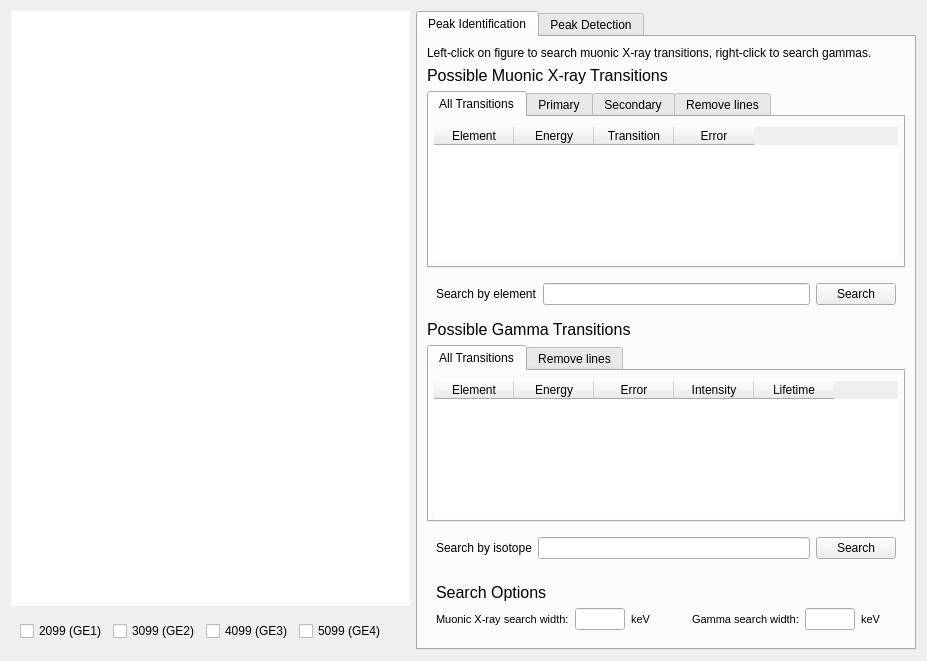
<?xml version="1.0" encoding="UTF-8"?>
<ui version="4.0">
 <class>elemental_analysis</class>
 <widget class="QWidget" name="elemental_analysis">
  <property name="enabled">
   <bool>true</bool>
  </property>
  <property name="geometry">
   <rect>
    <x>0</x>
    <y>0</y>
    <width>923</width>
    <height>661</height>
   </rect>
  </property>
  <property name="cursor">
   <cursorShape>ArrowCursor</cursorShape>
  </property>
  <property name="windowTitle">
   <string>Form</string>
  </property>
  <layout class="QGridLayout" name="gridLayout_2">
   <item row="0" column="1">
    <widget class="QWidget" name="plot_widget_container" native="true">
     <property name="sizePolicy">
      <sizepolicy hsizetype="Expanding" vsizetype="Expanding">
       <horstretch>0</horstretch>
       <verstretch>0</verstretch>
      </sizepolicy>
     </property>
     <property name="minimumSize">
      <size>
       <width>399</width>
       <height>0</height>
      </size>
     </property>
     <property name="styleSheet">
      <string notr="true">background: white</string>
     </property>
    </widget>
   </item>
   <item row="1" column="1">
    <widget class="QWidget" name="widget" native="true">
     <layout class="QHBoxLayout" name="horizontalLayout_3">
      <item>
       <widget class="QCheckBox" name="ge1_checkbox">
        <property name="text">
         <string>2099 (GE1)</string>
        </property>
       </widget>
      </item>
      <item>
       <widget class="QCheckBox" name="ge2_checkbox">
        <property name="text">
         <string>3099 (GE2)</string>
        </property>
       </widget>
      </item>
      <item>
       <widget class="QCheckBox" name="ge3_checkbox">
        <property name="text">
         <string>4099 (GE3)</string>
        </property>
       </widget>
      </item>
      <item>
       <widget class="QCheckBox" name="ge4_checkbox">
        <property name="text">
         <string>5099 (GE4)</string>
        </property>
       </widget>
      </item>
      <item>
       <spacer name="horizontalSpacer">
        <property name="orientation">
         <enum>Qt::Horizontal</enum>
        </property>
        <property name="sizeHint" stdset="0">
         <size>
          <width>40</width>
          <height>20</height>
         </size>
        </property>
       </spacer>
      </item>
     </layout>
    </widget>
   </item>
   <item row="0" column="2" rowspan="2">
    <widget class="QTabWidget" name="tab_menu">
     <property name="enabled">
      <bool>true</bool>
     </property>
     <property name="minimumSize">
      <size>
       <width>500</width>
       <height>0</height>
      </size>
     </property>
     <property name="maximumSize">
      <size>
       <width>500</width>
       <height>16777215</height>
      </size>
     </property>
     <property name="baseSize">
      <size>
       <width>0</width>
       <height>0</height>
      </size>
     </property>
     <property name="currentIndex">
      <number>0</number>
     </property>
     <widget class="QWidget" name="click_search_container">
      <property name="minimumSize">
       <size>
        <width>0</width>
        <height>0</height>
       </size>
      </property>
      <property name="styleSheet">
       <string notr="true"/>
      </property>
      <attribute name="title">
       <string>Peak Identification</string>
      </attribute>
      <layout class="QVBoxLayout" name="verticalLayout">
       <item>
        <widget class="QLabel" name="instruction_label">
         <property name="text">
          <string>Left-click on figure to search muonic X-ray transitions, right-click to search gammas.</string>
         </property>
        </widget>
       </item>
       <item>
        <widget class="QLabel" name="muonic_xray_table_label">
         <property name="font">
          <font>
           <pointsize>12</pointsize>
          </font>
         </property>
         <property name="text">
          <string>Possible Muonic X-ray Transitions</string>
         </property>
        </widget>
       </item>
       <item>
        <widget class="QTabWidget" name="muonic_xrays_tab_menu">
         <property name="enabled">
          <bool>true</bool>
         </property>
         <property name="layoutDirection">
          <enum>Qt::LeftToRight</enum>
         </property>
         <property name="autoFillBackground">
          <bool>false</bool>
         </property>
         <property name="styleSheet">
          <string notr="true"/>
         </property>
         <property name="tabShape">
          <enum>QTabWidget::Rounded</enum>
         </property>
         <property name="currentIndex">
          <number>0</number>
         </property>
         <property name="elideMode">
          <enum>Qt::ElideNone</enum>
         </property>
         <property name="documentMode">
          <bool>false</bool>
         </property>
         <property name="tabsClosable">
          <bool>false</bool>
         </property>
         <property name="tabBarAutoHide">
          <bool>false</bool>
         </property>
         <widget class="QWidget" name="all_tab_2">
          <property name="enabled">
           <bool>true</bool>
          </property>
          <property name="autoFillBackground">
           <bool>false</bool>
          </property>
          <property name="styleSheet">
           <string notr="true"/>
          </property>
          <attribute name="title">
           <string>All Transitions</string>
          </attribute>
          <layout class="QVBoxLayout" name="verticalLayout_2">
           <property name="spacing">
            <number>0</number>
           </property>
           <property name="leftMargin">
            <number>5</number>
           </property>
           <property name="topMargin">
            <number>10</number>
           </property>
           <property name="rightMargin">
            <number>5</number>
           </property>
           <property name="bottomMargin">
            <number>5</number>
           </property>
           <item>
            <widget class="BaseTable" name="muonic_xray_table_all">
             <property name="enabled">
              <bool>true</bool>
             </property>
             <property name="sizePolicy">
              <sizepolicy hsizetype="Expanding" vsizetype="Expanding">
               <horstretch>3</horstretch>
               <verstretch>0</verstretch>
              </sizepolicy>
             </property>
             <property name="autoFillBackground">
              <bool>false</bool>
             </property>
             <property name="styleSheet">
              <string notr="true"/>
             </property>
             <property name="frameShape">
              <enum>QFrame::NoFrame</enum>
             </property>
             <property name="sizeAdjustPolicy">
              <enum>QAbstractScrollArea::AdjustIgnored</enum>
             </property>
             <property name="alternatingRowColors">
              <bool>false</bool>
             </property>
             <property name="showGrid">
              <bool>true</bool>
             </property>
             <property name="gridStyle">
              <enum>Qt::SolidLine</enum>
             </property>
             <property name="sortingEnabled">
              <bool>true</bool>
             </property>
             <property name="wordWrap">
              <bool>true</bool>
             </property>
             <property name="cornerButtonEnabled">
              <bool>false</bool>
             </property>
             <attribute name="horizontalHeaderCascadingSectionResizes">
              <bool>false</bool>
             </attribute>
             <attribute name="horizontalHeaderMinimumSectionSize">
              <number>32</number>
             </attribute>
             <attribute name="horizontalHeaderDefaultSectionSize">
              <number>80</number>
             </attribute>
             <attribute name="horizontalHeaderStretchLastSection">
              <bool>false</bool>
             </attribute>
             <attribute name="verticalHeaderCascadingSectionResizes">
              <bool>false</bool>
             </attribute>
             <attribute name="verticalHeaderShowSortIndicator" stdset="0">
              <bool>true</bool>
             </attribute>
             <attribute name="verticalHeaderStretchLastSection">
              <bool>false</bool>
             </attribute>
             <column>
              <property name="text">
               <string>Element</string>
              </property>
             </column>
             <column>
              <property name="text">
               <string>Energy</string>
              </property>
             </column>
             <column>
              <property name="text">
               <string>Transition</string>
              </property>
             </column>
             <column>
              <property name="text">
               <string>Error</string>
              </property>
             </column>
            </widget>
           </item>
          </layout>
         </widget>
         <widget class="QWidget" name="prim_tab">
          <property name="enabled">
           <bool>true</bool>
          </property>
          <attribute name="title">
           <string>Primary</string>
          </attribute>
          <layout class="QVBoxLayout" name="verticalLayout_4">
           <property name="leftMargin">
            <number>5</number>
           </property>
           <property name="topMargin">
            <number>10</number>
           </property>
           <property name="rightMargin">
            <number>5</number>
           </property>
           <property name="bottomMargin">
            <number>5</number>
           </property>
           <item>
            <widget class="BaseTable" name="muonic_xray_table_prim">
             <property name="enabled">
              <bool>true</bool>
             </property>
             <property name="sizePolicy">
              <sizepolicy hsizetype="Expanding" vsizetype="Expanding">
               <horstretch>3</horstretch>
               <verstretch>0</verstretch>
              </sizepolicy>
             </property>
             <property name="autoFillBackground">
              <bool>false</bool>
             </property>
             <property name="styleSheet">
              <string notr="true"/>
             </property>
             <property name="frameShape">
              <enum>QFrame::NoFrame</enum>
             </property>
             <property name="sizeAdjustPolicy">
              <enum>QAbstractScrollArea::AdjustIgnored</enum>
             </property>
             <property name="alternatingRowColors">
              <bool>false</bool>
             </property>
             <property name="showGrid">
              <bool>true</bool>
             </property>
             <property name="gridStyle">
              <enum>Qt::SolidLine</enum>
             </property>
             <property name="sortingEnabled">
              <bool>true</bool>
             </property>
             <property name="wordWrap">
              <bool>true</bool>
             </property>
             <property name="cornerButtonEnabled">
              <bool>false</bool>
             </property>
             <attribute name="horizontalHeaderCascadingSectionResizes">
              <bool>false</bool>
             </attribute>
             <attribute name="horizontalHeaderMinimumSectionSize">
              <number>32</number>
             </attribute>
             <attribute name="horizontalHeaderDefaultSectionSize">
              <number>80</number>
             </attribute>
             <attribute name="horizontalHeaderStretchLastSection">
              <bool>false</bool>
             </attribute>
             <attribute name="verticalHeaderCascadingSectionResizes">
              <bool>false</bool>
             </attribute>
             <attribute name="verticalHeaderShowSortIndicator" stdset="0">
              <bool>true</bool>
             </attribute>
             <attribute name="verticalHeaderStretchLastSection">
              <bool>false</bool>
             </attribute>
             <column>
              <property name="text">
               <string>Element</string>
              </property>
             </column>
             <column>
              <property name="text">
               <string>Energy</string>
              </property>
             </column>
             <column>
              <property name="text">
               <string>Transition</string>
              </property>
             </column>
             <column>
              <property name="text">
               <string>Error</string>
              </property>
             </column>
            </widget>
           </item>
          </layout>
         </widget>
         <widget class="QWidget" name="sec_tab">
          <attribute name="title">
           <string>Secondary</string>
          </attribute>
          <layout class="QVBoxLayout" name="verticalLayout_5">
           <property name="leftMargin">
            <number>5</number>
           </property>
           <property name="topMargin">
            <number>10</number>
           </property>
           <property name="rightMargin">
            <number>5</number>
           </property>
           <property name="bottomMargin">
            <number>5</number>
           </property>
           <item>
            <widget class="BaseTable" name="muonic_xray_table_sec">
             <property name="enabled">
              <bool>true</bool>
             </property>
             <property name="sizePolicy">
              <sizepolicy hsizetype="Expanding" vsizetype="Expanding">
               <horstretch>3</horstretch>
               <verstretch>0</verstretch>
              </sizepolicy>
             </property>
             <property name="autoFillBackground">
              <bool>false</bool>
             </property>
             <property name="styleSheet">
              <string notr="true"/>
             </property>
             <property name="frameShape">
              <enum>QFrame::NoFrame</enum>
             </property>
             <property name="sizeAdjustPolicy">
              <enum>QAbstractScrollArea::AdjustIgnored</enum>
             </property>
             <property name="alternatingRowColors">
              <bool>false</bool>
             </property>
             <property name="showGrid">
              <bool>true</bool>
             </property>
             <property name="gridStyle">
              <enum>Qt::SolidLine</enum>
             </property>
             <property name="sortingEnabled">
              <bool>true</bool>
             </property>
             <property name="wordWrap">
              <bool>true</bool>
             </property>
             <property name="cornerButtonEnabled">
              <bool>false</bool>
             </property>
             <attribute name="horizontalHeaderCascadingSectionResizes">
              <bool>false</bool>
             </attribute>
             <attribute name="horizontalHeaderMinimumSectionSize">
              <number>32</number>
             </attribute>
             <attribute name="horizontalHeaderDefaultSectionSize">
              <number>80</number>
             </attribute>
             <attribute name="horizontalHeaderStretchLastSection">
              <bool>false</bool>
             </attribute>
             <attribute name="verticalHeaderCascadingSectionResizes">
              <bool>false</bool>
             </attribute>
             <attribute name="verticalHeaderMinimumSectionSize">
              <number>12</number>
             </attribute>
             <attribute name="verticalHeaderShowSortIndicator" stdset="0">
              <bool>true</bool>
             </attribute>
             <attribute name="verticalHeaderStretchLastSection">
              <bool>false</bool>
             </attribute>
             <column>
              <property name="text">
               <string>Element</string>
              </property>
             </column>
             <column>
              <property name="text">
               <string>Energy</string>
              </property>
             </column>
             <column>
              <property name="text">
               <string>Transition</string>
              </property>
             </column>
             <column>
              <property name="text">
               <string>Error</string>
              </property>
             </column>
            </widget>
           </item>
          </layout>
         </widget>
         <widget class="QWidget" name="remove_tab_2">
          <attribute name="title">
           <string>Remove lines</string>
          </attribute>
          <layout class="QVBoxLayout" name="verticalLayout_6">
           <property name="leftMargin">
            <number>5</number>
           </property>
           <property name="topMargin">
            <number>10</number>
           </property>
           <property name="rightMargin">
            <number>5</number>
           </property>
           <property name="bottomMargin">
            <number>5</number>
           </property>
           <item>
            <widget class="BaseTable" name="plotted_mu_xrays_table">
             <property name="styleSheet">
              <string notr="true"/>
             </property>
             <property name="frameShape">
              <enum>QFrame::NoFrame</enum>
             </property>
             <column>
              <property name="text">
               <string>Click to remove line.</string>
              </property>
             </column>
            </widget>
           </item>
          </layout>
         </widget>
        </widget>
       </item>
       <item>
        <widget class="QWidget" name="muon_search_widget" native="true">
         <layout class="QHBoxLayout" name="horizontalLayout">
          <item alignment="Qt::AlignLeft">
           <widget class="QLabel" name="muon_search_label">
            <property name="sizePolicy">
             <sizepolicy hsizetype="Minimum" vsizetype="Preferred">
              <horstretch>0</horstretch>
              <verstretch>0</verstretch>
             </sizepolicy>
            </property>
            <property name="text">
             <string>Search by element</string>
            </property>
           </widget>
          </item>
          <item>
           <widget class="QLineEdit" name="muon_search_line_edit"/>
          </item>
          <item>
           <widget class="QPushButton" name="muon_search_button">
            <property name="text">
             <string>Search</string>
            </property>
           </widget>
          </item>
         </layout>
        </widget>
       </item>
       <item>
        <widget class="QLabel" name="gamma_table_label">
         <property name="font">
          <font>
           <pointsize>12</pointsize>
          </font>
         </property>
         <property name="text">
          <string>Possible Gamma Transitions</string>
         </property>
        </widget>
       </item>
       <item>
        <widget class="QTabWidget" name="gamma_tab_menu">
         <property name="currentIndex">
          <number>0</number>
         </property>
         <widget class="QWidget" name="all_tab">
          <attribute name="title">
           <string>All Transitions</string>
          </attribute>
          <layout class="QVBoxLayout" name="verticalLayout_3">
           <property name="leftMargin">
            <number>5</number>
           </property>
           <property name="topMargin">
            <number>10</number>
           </property>
           <property name="rightMargin">
            <number>5</number>
           </property>
           <property name="bottomMargin">
            <number>5</number>
           </property>
           <item>
            <widget class="BaseTable" name="gamma_table">
             <property name="sizePolicy">
              <sizepolicy hsizetype="Expanding" vsizetype="Expanding">
               <horstretch>0</horstretch>
               <verstretch>0</verstretch>
              </sizepolicy>
             </property>
             <property name="layoutDirection">
              <enum>Qt::LeftToRight</enum>
             </property>
             <property name="autoFillBackground">
              <bool>false</bool>
             </property>
             <property name="styleSheet">
              <string notr="true"/>
             </property>
             <property name="frameShape">
              <enum>QFrame::NoFrame</enum>
             </property>
             <property name="frameShadow">
              <enum>QFrame::Sunken</enum>
             </property>
             <property name="sizeAdjustPolicy">
              <enum>QAbstractScrollArea::AdjustIgnored</enum>
             </property>
             <property name="alternatingRowColors">
              <bool>false</bool>
             </property>
             <property name="showGrid">
              <bool>true</bool>
             </property>
             <property name="gridStyle">
              <enum>Qt::SolidLine</enum>
             </property>
             <property name="sortingEnabled">
              <bool>true</bool>
             </property>
             <attribute name="horizontalHeaderMinimumSectionSize">
              <number>75</number>
             </attribute>
             <attribute name="horizontalHeaderDefaultSectionSize">
              <number>80</number>
             </attribute>
             <attribute name="horizontalHeaderShowSortIndicator" stdset="0">
              <bool>true</bool>
             </attribute>
             <attribute name="verticalHeaderMinimumSectionSize">
              <number>12</number>
             </attribute>
             <attribute name="verticalHeaderShowSortIndicator" stdset="0">
              <bool>true</bool>
             </attribute>
             <column>
              <property name="text">
               <string>Element</string>
              </property>
             </column>
             <column>
              <property name="text">
               <string>Energy</string>
              </property>
             </column>
             <column>
              <property name="text">
               <string>Error</string>
              </property>
             </column>
             <column>
              <property name="text">
               <string>Intensity</string>
              </property>
             </column>
             <column>
              <property name="text">
               <string>Lifetime</string>
              </property>
             </column>
            </widget>
           </item>
          </layout>
         </widget>
         <widget class="QWidget" name="remove_tab">
          <attribute name="title">
           <string>Remove lines</string>
          </attribute>
          <layout class="QVBoxLayout" name="verticalLayout_7">
           <property name="leftMargin">
            <number>5</number>
           </property>
           <property name="topMargin">
            <number>10</number>
           </property>
           <property name="rightMargin">
            <number>5</number>
           </property>
           <property name="bottomMargin">
            <number>5</number>
           </property>
           <item>
            <widget class="BaseTable" name="plotted_gammas_table">
             <property name="styleSheet">
              <string notr="true"/>
             </property>
             <property name="frameShape">
              <enum>QFrame::NoFrame</enum>
             </property>
             <column>
              <property name="text">
               <string>Click to remove line.</string>
              </property>
             </column>
            </widget>
           </item>
          </layout>
         </widget>
        </widget>
       </item>
       <item>
        <widget class="QWidget" name="gamma_search_widget" native="true">
         <layout class="QHBoxLayout" name="horizontalLayout_2">
          <item>
           <widget class="QLabel" name="gamma_search_label">
            <property name="sizePolicy">
             <sizepolicy hsizetype="Minimum" vsizetype="Preferred">
              <horstretch>0</horstretch>
              <verstretch>0</verstretch>
             </sizepolicy>
            </property>
            <property name="text">
             <string>Search by isotope</string>
            </property>
           </widget>
          </item>
          <item>
           <widget class="QLineEdit" name="gamma_search_line_edit"/>
          </item>
          <item>
           <widget class="QPushButton" name="gamma_search_button">
            <property name="text">
             <string>Search</string>
            </property>
           </widget>
          </item>
         </layout>
        </widget>
       </item>
       <item alignment="Qt::AlignBottom">
        <widget class="QWidget" name="options_container" native="true">
         <property name="styleSheet">
          <string notr="true"/>
         </property>
         <layout class="QGridLayout" name="gridLayout">
          <item row="3" column="2">
           <widget class="QLineEdit" name="mu_xray_search_width_line_edit">
            <property name="minimumSize">
             <size>
              <width>0</width>
              <height>0</height>
             </size>
            </property>
            <property name="maximumSize">
             <size>
              <width>50</width>
              <height>16777215</height>
             </size>
            </property>
            <property name="text">
             <string/>
            </property>
           </widget>
          </item>
          <item row="3" column="0">
           <widget class="QLabel" name="mu_xray_search_width_label">
            <property name="maximumSize">
             <size>
              <width>150</width>
              <height>16777215</height>
             </size>
            </property>
            <property name="font">
             <font>
              <pointsize>8</pointsize>
             </font>
            </property>
            <property name="text">
             <string>Muonic X-ray search width:</string>
            </property>
           </widget>
          </item>
          <item row="0" column="0">
           <widget class="QLabel" name="options_label">
            <property name="font">
             <font>
              <pointsize>12</pointsize>
             </font>
            </property>
            <property name="text">
             <string>Search Options</string>
            </property>
           </widget>
          </item>
          <item row="3" column="4">
           <spacer name="verticalSpacer">
            <property name="orientation">
             <enum>Qt::Vertical</enum>
            </property>
            <property name="sizeHint" stdset="0">
             <size>
              <width>20</width>
              <height>40</height>
             </size>
            </property>
           </spacer>
          </item>
          <item row="3" column="3">
           <widget class="QLabel" name="kev_label">
            <property name="font">
             <font>
              <pointsize>8</pointsize>
             </font>
            </property>
            <property name="text">
             <string>keV</string>
            </property>
           </widget>
          </item>
          <item row="3" column="5">
           <widget class="QLabel" name="gamma_search_width_label">
            <property name="maximumSize">
             <size>
              <width>150</width>
              <height>16777215</height>
             </size>
            </property>
            <property name="font">
             <font>
              <pointsize>8</pointsize>
             </font>
            </property>
            <property name="text">
             <string>Gamma search width:</string>
            </property>
           </widget>
          </item>
          <item row="3" column="6">
           <widget class="QLineEdit" name="gamma_search_width_line_edit">
            <property name="minimumSize">
             <size>
              <width>0</width>
              <height>0</height>
             </size>
            </property>
            <property name="maximumSize">
             <size>
              <width>50</width>
              <height>16777215</height>
             </size>
            </property>
            <property name="text">
             <string/>
            </property>
           </widget>
          </item>
          <item row="3" column="7">
           <widget class="QLabel" name="kev_label_2">
            <property name="font">
             <font>
              <pointsize>8</pointsize>
             </font>
            </property>
            <property name="text">
             <string>keV</string>
            </property>
           </widget>
          </item>
         </layout>
        </widget>
       </item>
      </layout>
     </widget>
     <widget class="QWidget" name="peak_find_container">
      <attribute name="title">
       <string>Peak Detection</string>
      </attribute>
      <layout class="QVBoxLayout" name="verticalLayout_8">
       <item>
        <widget class="QLabel" name="label_3">
         <property name="font">
          <font>
           <pointsize>12</pointsize>
          </font>
         </property>
         <property name="text">
          <string>Detect peaks and search muonic X-ray database</string>
         </property>
        </widget>
       </item>
       <item>
        <widget class="QWidget" name="settings_container" native="true">
         <property name="sizePolicy">
          <sizepolicy hsizetype="MinimumExpanding" vsizetype="Preferred">
           <horstretch>0</horstretch>
           <verstretch>0</verstretch>
          </sizepolicy>
         </property>
         <layout class="QGridLayout" name="gridLayout_3">
          <property name="bottomMargin">
           <number>0</number>
          </property>
          <item row="1" column="1" alignment="Qt::AlignLeft">
           <widget class="QLabel" name="routine_select_label">
            <property name="text">
             <string>Select peak finding routine</string>
            </property>
           </widget>
          </item>
          <item row="2" column="1">
           <widget class="QCheckBox" name="use_default_checkbox">
            <property name="text">
             <string>Use default settings?</string>
            </property>
            <property name="checked">
             <bool>true</bool>
            </property>
           </widget>
          </item>
          <item row="1" column="2">
           <widget class="QComboBox" name="routine_select_combo"/>
          </item>
         </layout>
        </widget>
       </item>
       <item alignment="Qt::AlignTop">
        <widget class="QWidget" name="custom_settings_container" native="true">
         <property name="enabled">
          <bool>true</bool>
         </property>
         <layout class="QFormLayout" name="formLayout">
          <property name="verticalSpacing">
           <number>3</number>
          </property>
          <property name="leftMargin">
           <number>9</number>
          </property>
          <property name="topMargin">
           <number>0</number>
          </property>
          <property name="rightMargin">
           <number>9</number>
          </property>
          <property name="bottomMargin">
           <number>0</number>
          </property>
          <item row="0" column="0">
           <widget class="QLabel" name="height_label">
            <property name="text">
             <string>Minimum Peak Height</string>
            </property>
           </widget>
          </item>
          <item row="0" column="1">
           <widget class="QLineEdit" name="height_line_edit"/>
          </item>
          <item row="2" column="0">
           <widget class="QLabel" name="threshold_label">
            <property name="text">
             <string>Threshold</string>
            </property>
           </widget>
          </item>
          <item row="2" column="1">
           <widget class="QLineEdit" name="threshold_line_edit"/>
          </item>
          <item row="4" column="0">
           <widget class="QLabel" name="distance_label">
            <property name="text">
             <string>Maximum Peak Distance</string>
            </property>
           </widget>
          </item>
          <item row="4" column="1">
           <widget class="QLineEdit" name="distance_line_edit"/>
          </item>
         </layout>
        </widget>
       </item>
       <item>
        <widget class="QPushButton" name="find_peaks_button">
         <property name="text">
          <string>Find Peaks</string>
         </property>
        </widget>
       </item>
       <item>
        <widget class="QLabel" name="label">
         <property name="font">
          <font>
           <pointsize>12</pointsize>
          </font>
         </property>
         <property name="text">
          <string>Results</string>
         </property>
        </widget>
       </item>
       <item>
        <widget class="BaseTable" name="peakfind_results_table">
         <property name="maximumSize">
          <size>
           <width>16777215</width>
           <height>150</height>
          </size>
         </property>
         <property name="frameShape">
          <enum>QFrame::NoFrame</enum>
         </property>
         <column>
          <property name="text">
           <string>Detector</string>
          </property>
         </column>
         <column>
          <property name="text">
           <string>Most frequently detected elements</string>
          </property>
         </column>
        </widget>
       </item>
       <item>
        <widget class="QLabel" name="label_2">
         <property name="font">
          <font>
           <pointsize>12</pointsize>
          </font>
         </property>
         <property name="text">
          <string>Detailed report</string>
         </property>
        </widget>
       </item>
       <item>
        <widget class="QTreeWidget" name="peakfind_results_tree">
         <property name="frameShape">
          <enum>QFrame::NoFrame</enum>
         </property>
         <column>
          <property name="text">
           <string>Detector</string>
          </property>
         </column>
         <column>
          <property name="text">
           <string>Peak detected</string>
          </property>
         </column>
         <column>
          <property name="text">
           <string>Possible Elements</string>
          </property>
         </column>
        </widget>
       </item>
       <item alignment="Qt::AlignTop">
        <widget class="QPushButton" name="reset_button">
         <property name="text">
          <string>Reset</string>
         </property>
        </widget>
       </item>
      </layout>
     </widget>
    </widget>
   </item>
  </layout>
 </widget>
 <customwidgets>
  <customwidget>
   <class>BaseTable</class>
   <extends>QTableWidget</extends>
   <header>EVA.gui.base.base_table</header>
  </customwidget>
 </customwidgets>
 <resources/>
 <connections/>
</ui>
